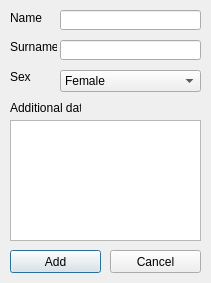
<?xml version="1.0" encoding="UTF-8"?>
<ui version="4.0">
 <class>PatientInfoDialog</class>
 <widget class="QDialog" name="PatientInfoDialog">
  <property name="geometry">
   <rect>
    <x>0</x>
    <y>0</y>
    <width>211</width>
    <height>283</height>
   </rect>
  </property>
  <property name="windowTitle">
   <string>Dialog</string>
  </property>
  <widget class="QLineEdit" name="nameText">
   <property name="geometry">
    <rect>
     <x>60</x>
     <y>10</y>
     <width>141</width>
     <height>20</height>
    </rect>
   </property>
  </widget>
  <widget class="QLabel" name="label">
   <property name="geometry">
    <rect>
     <x>10</x>
     <y>10</y>
     <width>71</width>
     <height>16</height>
    </rect>
   </property>
   <property name="text">
    <string>Name</string>
   </property>
  </widget>
  <widget class="QLabel" name="label_2">
   <property name="geometry">
    <rect>
     <x>10</x>
     <y>100</y>
     <width>71</width>
     <height>16</height>
    </rect>
   </property>
   <property name="text">
    <string>Additional data</string>
   </property>
  </widget>
  <widget class="QTextEdit" name="additionalText">
   <property name="geometry">
    <rect>
     <x>10</x>
     <y>120</y>
     <width>191</width>
     <height>121</height>
    </rect>
   </property>
  </widget>
  <widget class="QPushButton" name="addPatientButton">
   <property name="geometry">
    <rect>
     <x>10</x>
     <y>250</y>
     <width>91</width>
     <height>23</height>
    </rect>
   </property>
   <property name="text">
    <string>Add</string>
   </property>
  </widget>
  <widget class="QPushButton" name="cancelAddPatientButton">
   <property name="geometry">
    <rect>
     <x>110</x>
     <y>250</y>
     <width>91</width>
     <height>23</height>
    </rect>
   </property>
   <property name="text">
    <string>Cancel</string>
   </property>
  </widget>
  <widget class="QLabel" name="label_3">
   <property name="geometry">
    <rect>
     <x>10</x>
     <y>70</y>
     <width>47</width>
     <height>13</height>
    </rect>
   </property>
   <property name="text">
    <string>Sex</string>
   </property>
  </widget>
  <widget class="QComboBox" name="sexyComboBox">
   <property name="geometry">
    <rect>
     <x>60</x>
     <y>70</y>
     <width>141</width>
     <height>22</height>
    </rect>
   </property>
   <property name="font">
    <font>
     <weight>50</weight>
     <italic>false</italic>
     <bold>false</bold>
    </font>
   </property>
   <property name="sizeAdjustPolicy">
    <enum>QComboBox::AdjustToContentsOnFirstShow</enum>
   </property>
   <item>
    <property name="text">
     <string>Female</string>
    </property>
   </item>
   <item>
    <property name="text">
     <string>Male</string>
    </property>
   </item>
  </widget>
  <widget class="QLabel" name="label_4">
   <property name="geometry">
    <rect>
     <x>10</x>
     <y>40</y>
     <width>47</width>
     <height>13</height>
    </rect>
   </property>
   <property name="text">
    <string>Surname</string>
   </property>
  </widget>
  <widget class="QLineEdit" name="surnameText">
   <property name="geometry">
    <rect>
     <x>60</x>
     <y>40</y>
     <width>141</width>
     <height>20</height>
    </rect>
   </property>
  </widget>
 </widget>
 <resources/>
 <connections/>
</ui>
